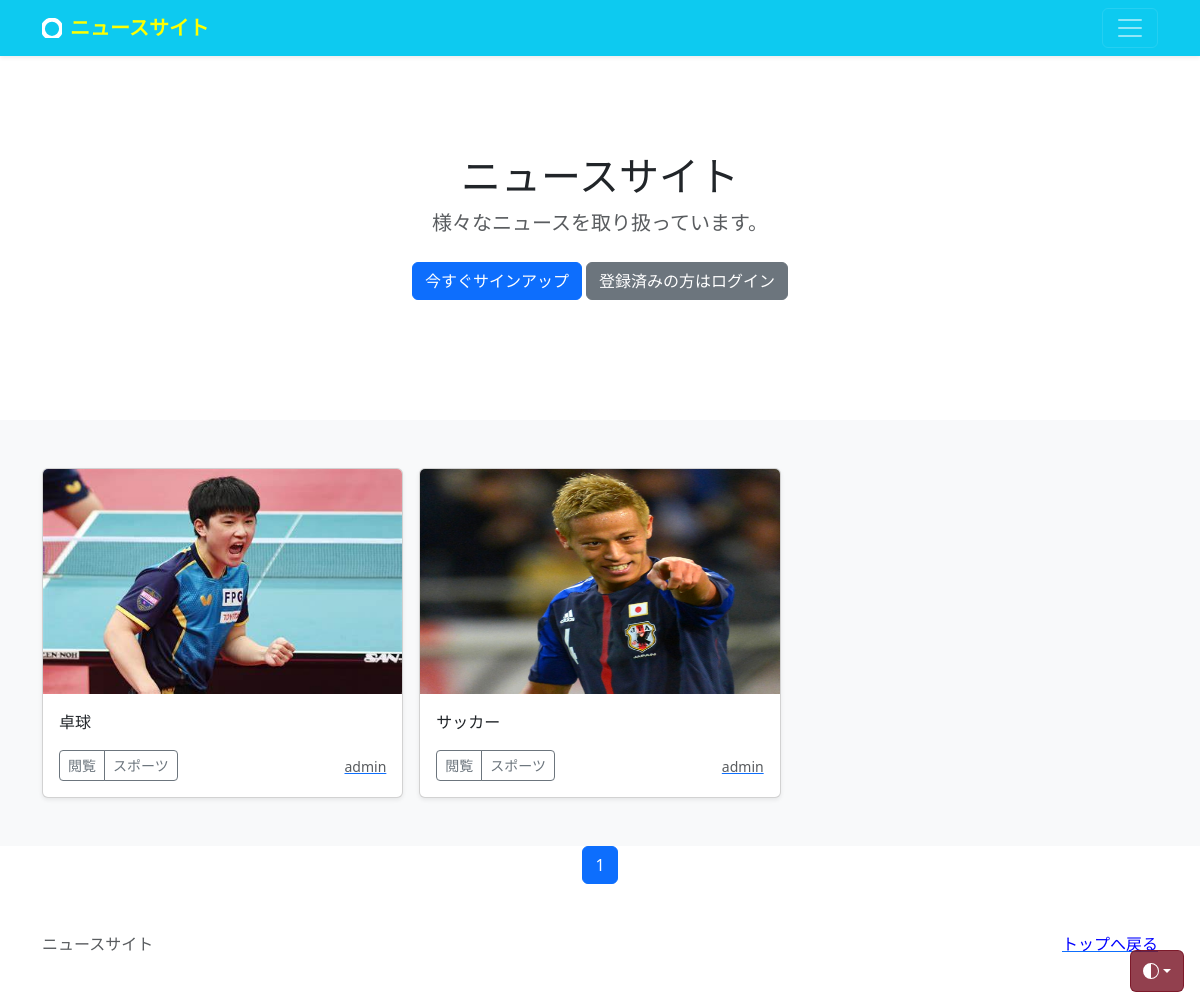
/user-list/1, run on the app's committed database.
### news/models.py (models this page shows, shortened)
class NewsPost(models.Model):
    user=models.ForeignKey(
        CustomUser,
        verbose_name='ユーザー',
        on_delete=models.CASCADE
    )
    category=models.ForeignKey(
        Category,
        verbose_name='カテゴリ',
        on_delete=models.PROTECT
    )
    title=models.CharField(
        verbose_name='タイトル',
        max_length=200
    )
    comment=models.TextField(
        verbose_name='コメント',
    )
    image1=models.ImageField(
        verbose_name='イメージ1',
        upload_to='news'
    )
    image2=models.ImageField(
        verbose_name='イメージ2',
        upload_to='news',
        blank=True,
        null=True
    )
    posted_at=models.DateTimeField(
        verbose_name='投稿日時',
        auto_now_add=True
    )

class Category(models.Model):
    title=models.CharField(
        verbose_name='カテゴリ',max_length=20)

### accounts/models.py (models this page shows)
class CustomUser(AbstractUser):
    pass

### news/views.py (the view)
# urls.py: path('user-list/<int:user>',views.UserView.as_view(),name='user_list'),
class UserView(ListView):
    template_name='index.html'
    paginate_by=9
    def get_queryset(self):
        user_id=self.kwargs['user']
        user_list=NewsPost.objects.filter(
            user=user_id).order_by('-posted_at')
        return user_list

### news/templates/index.html (shortened to what this page needs)
{% extends 'base.html' %}
    {% block contents %}
    {% include "news_title.html" %}
    {% include "news_list.html" %}
    {% include "pagenation.html" %}
    {% endblock %}

### news/templates/news_list.html
  <div class="album py-5 bg-body-tertiary" >
    <div class="container">
      <div class="row row-cols-1 row-cols-sm-2 row-cols-md-3 g-3">
        {% for record in object_list %}
        <div class="col">
          <div class="card shadow-sm">
            <img src="{{ record.image1.url }}" class="bd-placeholder-img card-img-top" width="100%" height="225" xmlns="http://www.w3.org/2000/svg" role="img" aria-label="Placeholder: Thumbnail" preserveAspectRatio="xMidYMid slice" focusable="false"><title>Placeholder</title><rect width="100%" height="100%" fill="#55595c"/></img>
            <div class="card-body">
              <p class="card-text">{{record.title}}</p>
              <div class="d-flex justify-content-between align-items-center">
                <div class="btn-group">
                  <button type="button" class="btn btn-sm btn-outline-secondary" onclick="location.href='{% url 'news:news_detail' record.pk %}'">閲覧</button>
                  <button type="button" class="btn btn-sm btn-outline-secondary" onclick="location.href='{% url 'news:news_cat' category=record.category.id %}'">{{record.category.title}}</button>
                </div>
                <a href="{% url 'news:user_list' user=record.user.id %}">
                  <small class="text-muted">{{record.user.username}}</small></a>
              </div>
            </div>
          </div>
        </div>
        {% endfor %}
      </div>
    </div>
  </div>

### news/templates/base.html (style rules this page uses)
.bd-placeholder-img { font-size: 1.125rem; text-anchor: middle; -webkit-user-select: none; -moz-user-select: none; user-select: none; }

### data on the page
NewsPost: image1 (picture), title "卓球", category "スポーツ", user.username "admin"
NewsPost: image1 (picture), title "サッカー", category "スポーツ", user.username "admin"

### other printed values
{{ num }} "1"
